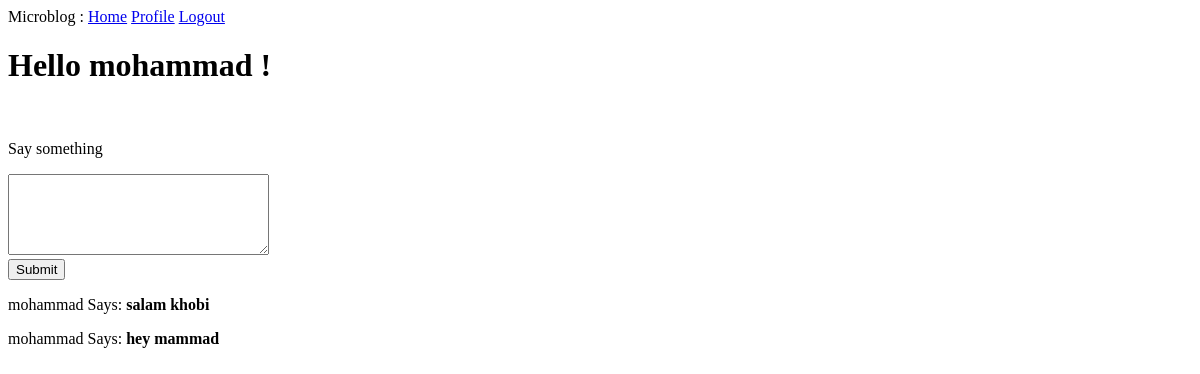
Before: /index (signed in) with the older database file.
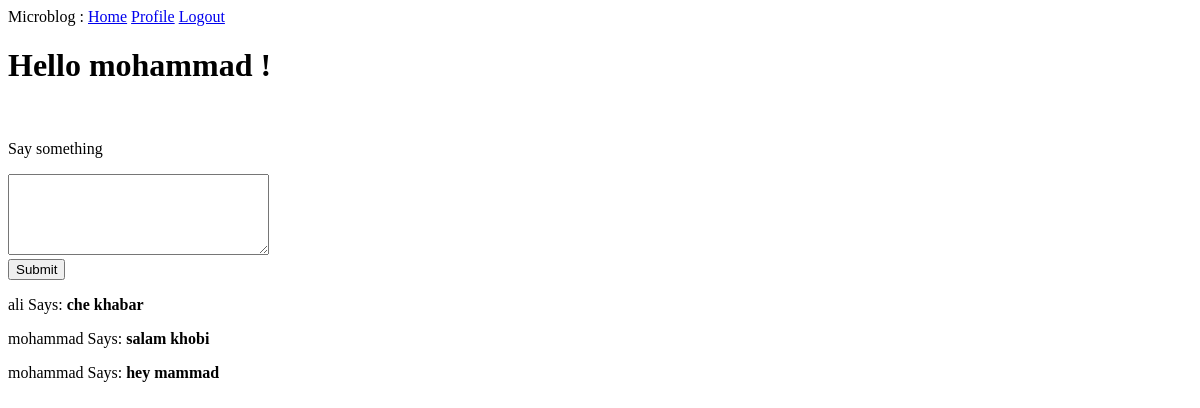
After: the same page with the newer database file.
### myapp/models.py (models this page shows, shortened)
class User(db.Model, UserMixin):
    id = db.Column(db.Integer, primary_key=True)
    username = db.Column(db.String(64), index=True, unique=True)
    email = db.Column(db.String(128), index=True, unique=True)
    password_hash = db.Column(db.String(128))
    posts = db.relationship('Post', backref="author", lazy="dynamic")
    about_me = db.Column(db.String(140))
    last_seen = db.Column(db.DateTime(), default=datetime.utcnow)
    followed = db.relationship('User',secondary=follow_rel,
        primaryjoin = (id == follow_rel.c.follower_id),
        secondaryjoin = (id == follow_rel.c.followed_id),
        backref=db.backref("followers",lazy="dynamic"),
        lazy="dynamic"
    )
    def following_posts(self):
        posts = Post.query.join(follow_rel, follow_rel.c.followed_id == Post.user_id).filter(follow_rel.c.follower_id == self.id)
        return posts
    def show_posts(self):
        posts = self.following_posts().union(self.posts).order_by(Post.timestamp.desc())
        return posts

class Post(db.Model):
    id = db.Column(db.Integer, primary_key=True)
    body = db.Column(db.Text())
    timestamp = db.Column(db.DateTime(), index=True, default=datetime.utcnow)
    user_id = db.Column(db.Integer, db.ForeignKey("user.id"))

### myapp/routes.py (the view)
@app.route("/",methods=["GET","POST"])
@app.route("/index",methods=["GET","POST"])
@login_required
def index():
    post_form = PostForm()
    if post_form.validate_on_submit():
       post = Post(body=post_form.body.data,author=current_user)
       db.session.add(post)
       db.session.commit()
       flash("Your post added successfully")
       return redirect(url_for("index"))
    posts = current_user.show_posts().all()
    return render_template("index.html", title="Home", posts=posts,form=post_form)

### myapp/forms.py
class PostForm(FlaskForm):
    body = TextAreaField(label="Say something",validators=[DataRequired(),Length(min=1,max=140)])
    submit = SubmitField("Submit")

### myapp/models.py (called while the page is built)
@login.user_loader
def load_user(id):
    return User.query.get(int(id))

### myapp/routes.py (called while the page is built)
@app.before_request
def before_request_handler():
    if current_user.is_authenticated:
        current_user.last_seen = datetime.utcnow()
        db.session.commit()

### myapp/templates/index.html (shortened to what this page needs)
{% extends "base.html" %}
{% block content %}
    <h1>Hello {{ current_user.username }} !</h1>
    <br>
	<form action="" method="post">
		<div>
			<p>{{ form.body.label }}</p>
			{{ form.body(cols=30,rows=5) }}
		</div>
		{{ form.submit() }}
	</form>
    {% for post in posts %}
    <div>
        <p>
            {{ post.author.username }} Says: <b>{{ post.body }}</b>
        </p>
    </div>
    {% endfor %}
{% endblock %}

### myapp/templates/base.html (shortened to what this page needs)
<!DOCTYPE html>
<html lang="en">
<head>
</head>
<body>
    <div>
        Microblog :
        <a href="{{ url_for('index') }}">Home</a>
        {% if current_user.is_anonymous %}
        <a href="{{ url_for('login') }}">Login</a>
        {% else %}
        <a href="{{ url_for('user',username = current_user.username) }}">Profile</a>
        <a href="{{ url_for('logout') }}">Logout</a>
        {% endif %}
    </div>
    {% block content %}
    {% endblock %}
</body>
</html>

Changed rows visible on the page:
added Post: author.username "ali", body "che khabar"
